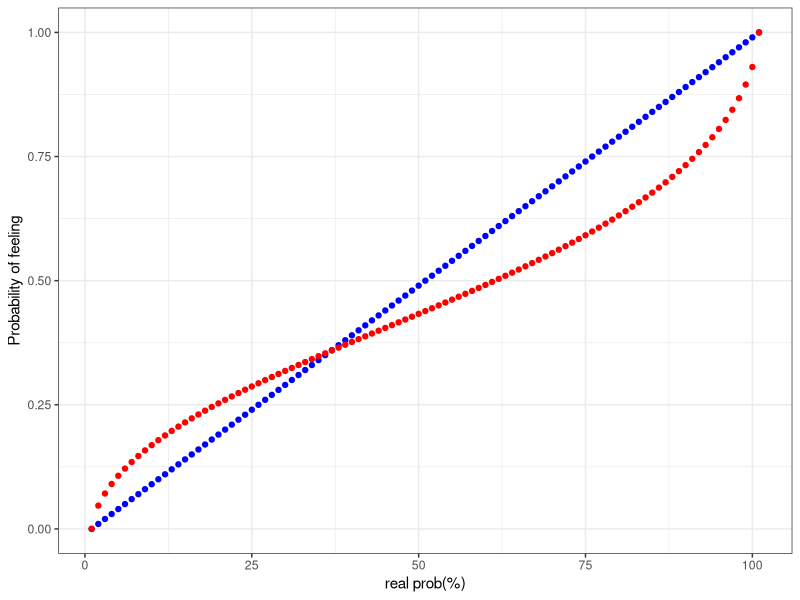

This chart was generated by the following R code:
## ---- chunk 1
knitr::opts_chunk$set(echo = TRUE)
## ---- chunk 2

#확률 가중 함수
w_p = function(p,r=0.65){
  if(p<0){
    k = p * (-1)
    return((k**r)/((k**r)+(1-k)**r)**(1/r)*(-1) * 2.25)
  }
  if(p>0){
    return((p**r)/((p**r)+(1-p)**r)**(1/r))
  }
  if(p==0){
    return(0)
  }
}

# 가치 함수
value_f = function(x){
    if(x>=0){
        y = x**0.88
    }
    if(x<0){
        y = -2.25*(-x)**0.88
    }
    return(y)
}

#확률리스트 생성
p_list = seq(0,1,by=0.01)
p_df = data.frame(p_list)
p_df$W_P = unlist(Map(w_p, p_list))
head(p_df)

library(ggplot2)
ggplot() + geom_point(data=p_df, aes(x=1:nrow(p_df), y=p_list), col='blue')+
  geom_point(data=p_df, aes(x=1:nrow(p_df), y=W_P), col='red')+
  xlab('real prob(%)')+
  ylab('Probability of feeling') + theme_bw()

